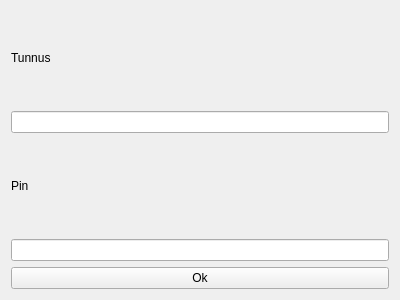
<?xml version="1.0" encoding="UTF-8"?>
<ui version="4.0">
 <class>kirjaudu</class>
 <widget class="QWidget" name="kirjaudu">
  <property name="geometry">
   <rect>
    <x>0</x>
    <y>0</y>
    <width>400</width>
    <height>300</height>
   </rect>
  </property>
  <property name="windowTitle">
   <string>Form</string>
  </property>
  <layout class="QVBoxLayout" name="verticalLayout">
   <item>
    <widget class="QLabel" name="label">
     <property name="text">
      <string>Tunnus</string>
     </property>
    </widget>
   </item>
   <item>
    <widget class="QLineEdit" name="lineEditpin"/>
   </item>
   <item>
    <widget class="QLabel" name="label_2">
     <property name="text">
      <string>Pin</string>
     </property>
    </widget>
   </item>
   <item>
    <widget class="QLineEdit" name="lineEdittunnus"/>
   </item>
   <item>
    <widget class="QPushButton" name="btnOk">
     <property name="text">
      <string>Ok</string>
     </property>
    </widget>
   </item>
  </layout>
 </widget>
 <resources/>
 <connections/>
</ui>
